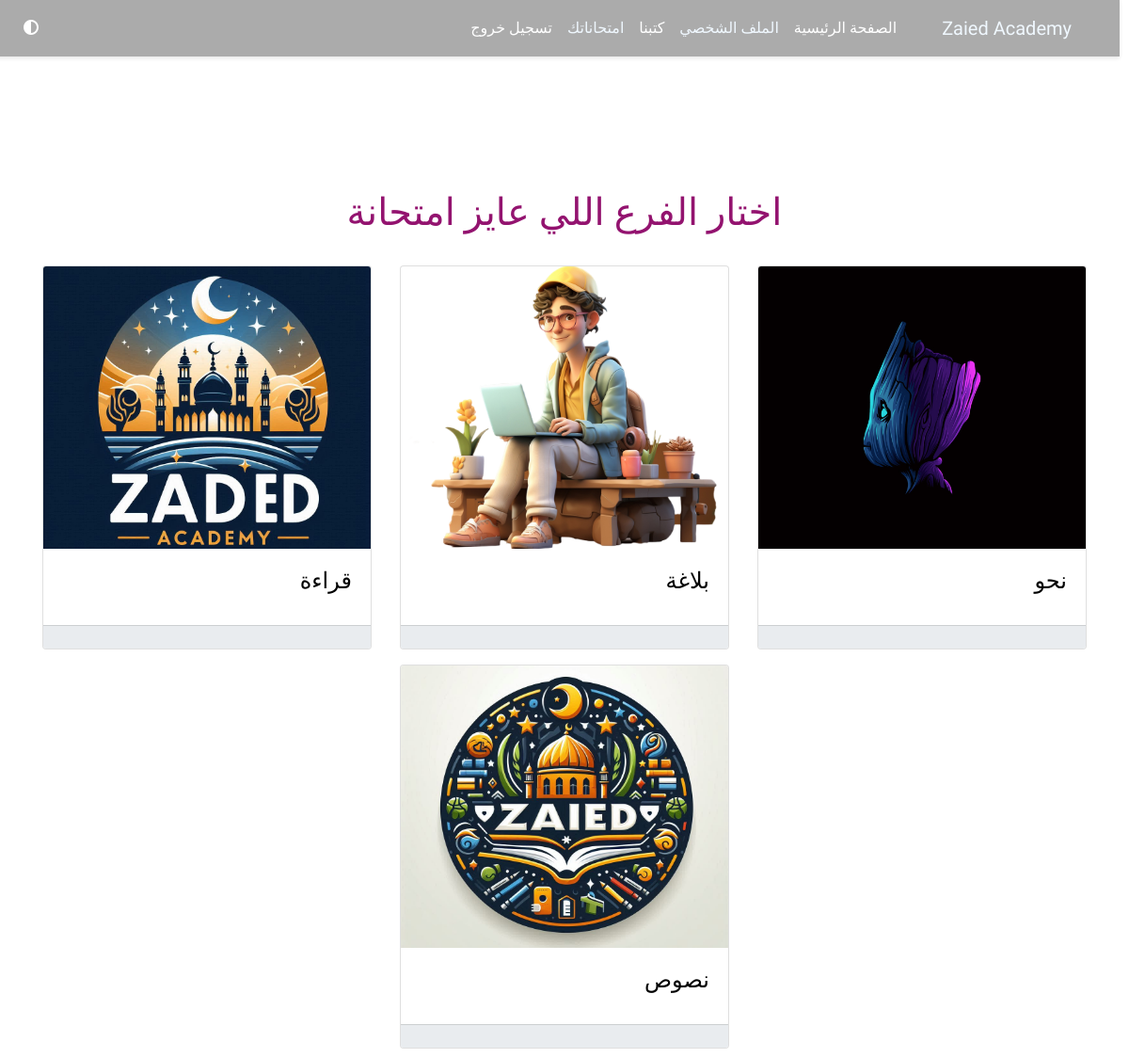
Screenshot of /quizs/quizs-home/ (signed in) with the database file from the repository.
### LP_app/models.py (models this page shows, shortened)
class Category(models.Model):
    name = models.CharField(max_length=200)
    image = models.ImageField(upload_to='cat_images', null=True, blank=False)

### Qiuzs/views.py (the view)
# urls.py: path('quizs-home/', views.quizs_home, name='quizs_home'),
def quizs_home(request):
    if request.user.is_anonymous:
        return redirect('landing')
    else:
        try:
            quizs = Question.objects.all()
            categories = Category.objects.all()
            context = {
                'quizs': quizs,
                'categories': categories,
            }
            return render(request, 'Quizs/quizs_home.html', context)
        except Exception as e:
            logging.error(f"An error occurred: {e}")
            messages.error(request, "الامتحان المطلوب غير موجود!")
            return redirect('home')

### LP_app/context_processor.py (called while the page is built)
def subscription_status(request):
    if request.user.is_authenticated:
        try:
            status = Subscription.objects.get(user=request.user)
        except Subscription.DoesNotExist:
            status = False
    else:
        status = False
    return {
        'status': status,
    }

### templates/Quizs/quizs_home.html (shortened to what this page needs)
{% extends 'base.html' %}
{% load static %}
{% block content %}
    <div class="row">
        <div class="col ">
            <h1 style="color: #93136f;" class="d-flex justify-content-center">اختار الفرع اللي عايز امتحانة</h1>
        </div>
    </div><br>
    <div class="row row-cols-1 row-cols-md-3 g-3 justify-content-center">
        {% for cat in categories %}
        <div class="col">
            <a href="{% url 'take_quiz_home' cat.name %}" class="text-decoration-none">
                <div class="card h-100 light-theme">
                    <img src="{{cat.image.url}}" class="card-img-top" alt="Course Image">
                    <div class="card-body">
                        <h4 class="card-title">{{cat.name}}</h4>
                    </div>
                    <div class="card-footer">
                    </div>
                </div>
            </a>
        </div>
        {% endfor %}
    </div>
{%endblock%}

### static/css/style.css (style rules this page uses)
body { transition: background-color 0.3s, color 0.3s; font-family: "Almarai", sans-serif; padding: 10px; }
body.light-theme { background-color: rgb(255, 255, 255); color: #000000; }
body.light-theme .card { background-color: rgb(255, 255, 255); color: #000000; }
body.light-theme .card-footer { background-color: #e9ecef; color: #000000; }
body { margin: 0; font-family: 'Arial', sans-serif; background-color: #ffffff; color: #333333; text-align: center; }
h1,h2,h3,h4,h5,h6,p { font-family: "Almarai", sans-serif; }
.card-body { display: flex; justify-self: start; }

### templates/Quizs/quizs_home.html (style rules this page uses)
.card { width: 100%; max-width: 600px; height: 470px; transition: transform 0.3s, box-shadow 0.3s; }
.card img { width: 100%; height: 300px; object-fit: cover; }

### rows the page displays
Category: image (picture), name "نحو"
Category: image (picture), name "بلاغة"
Category: image (picture), name "قراءة"
Category: image (picture), name "نصوص"
